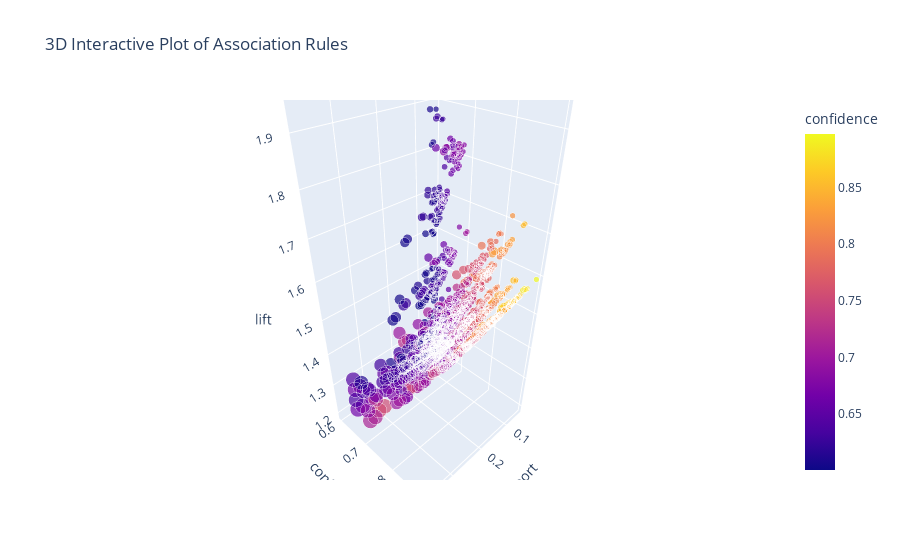

Notebook code cell kept with this figure:
### Code cell
fig = px.scatter_3d(
    rules_plot,
    x='support',
    y='confidence',
    z='lift',
    color='confidence',                 # color by confidence
    size='support',            # scale marker by support
    hover_name='rule',            # show rule on hover
    size_max=15,
    title='3D Interactive Plot of Association Rules'
)

fig.show()

### Figure 1 — Plotly figure (JSON) as saved in the notebook; plotly's stock layout.template omitted (floating-point values rounded to 4 significant figures; data arrays with more than 128 entries replaced by an {"elided": "..."} marker saying what was removed)
{"data": [{"hovertemplate": "<b>%{hovertext}</b><br><br>support=%{marker.size}<br>confidence=%{marker.color}<br>lift=%{z}<extra></extra>", "hovertext": {"elided": "1457 str values"}, "legendgroup": "", "marker": {"color": {"elided": "1457 float values"}, "coloraxis": "coloraxis", "size": {"elided": "1457 float values"}, "sizemode": "area", "sizeref": 0.001673, "symbol": "circle"}, "mode": "markers", "name": "", "scene": "scene", "showlegend": false, "type": "scatter3d", "x": {"elided": "1457 float values"}, "y": {"elided": "1457 float values"}, "z": {"elided": "1457 float values"}}], "layout": {"coloraxis": {"colorbar": {"title": {"text": "confidence"}}, "colorscale": [[0, "#0d0887"], [0.1111, "#46039f"], [0.2222, "#7201a8"], [0.3333, "#9c179e"], [0.4444, "#bd3786"], [0.5556, "#d8576b"], [0.6667, "#ed7953"], [0.7778, "#fb9f3a"], [0.8889, "#fdca26"], [1, "#f0f921"]]}, "legend": {"itemsizing": "constant", "tracegroupgap": 0}, "scene": {"domain": {"x": [0, 1], "y": [0, 1]}, "xaxis": {"title": {"text": "support"}}, "yaxis": {"title": {"text": "confidence"}}, "zaxis": {"title": {"text": "lift"}}}, "title": {"text": "3D Interactive Plot of Association Rules"}}}
